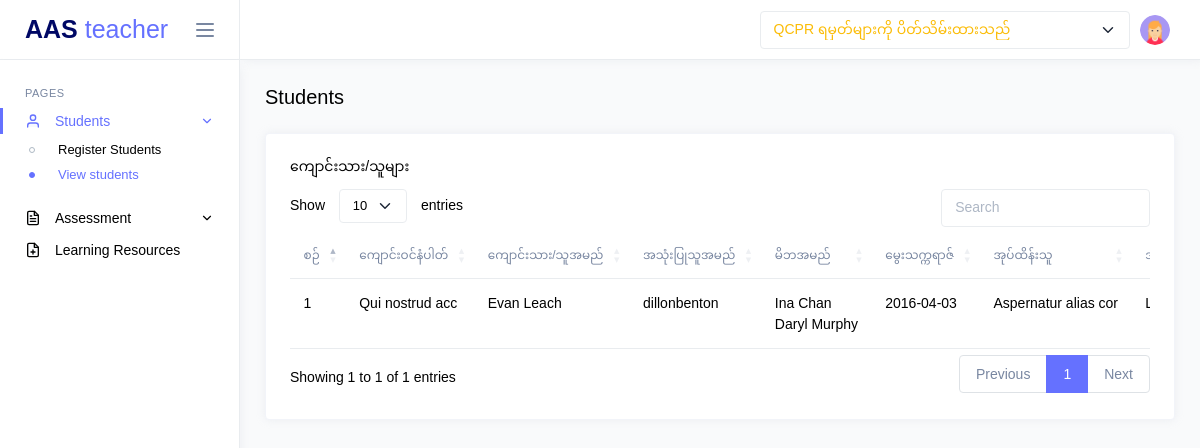
/teacher/view-students.php (signed in), run on the app's committed database.
### tables this page shows
CREATE TABLE `qcpr` (
  `id` int(11) NOT NULL,
  `class_id` int(11) NOT NULL,
  `teacher_id` int(11) NOT NULL,
  `status` int(11) NOT NULL DEFAULT 0,
  `created_at` datetime NOT NULL DEFAULT current_timestamp(),
  `updated_at` datetime NOT NULL DEFAULT current_timestamp()
);

CREATE TABLE `students` (
  `id` int(11) NOT NULL,
  `class_id` int(11) DEFAULT NULL,
  `enrollment_no` varchar(15) NOT NULL,
  `name_en` varchar(255) NOT NULL,
  `name_mm` varchar(255) NOT NULL,
  `username` varchar(255) DEFAULT NULL,
  `password` varchar(255) NOT NULL DEFAULT '123456',
  `password_status` int(11) NOT NULL DEFAULT 0,
  `dob` date NOT NULL,
  `father_name` varchar(255) NOT NULL,
  `mother_name` varchar(255) NOT NULL,
  `guardian` varchar(255) NOT NULL,
  `parent_job` varchar(255) NOT NULL,
  `phone` varchar(15) NOT NULL,
  `address` varchar(255) NOT NULL,
  `created_at` datetime NOT NULL DEFAULT current_timestamp()
);

### app/controllers/QcprController.php (called while the page is built, shortened)
<?php
class QcprController
{
    private $qcprModel;
    public function __construct()
    {
        $database = new MySQL();
        $db = $database->connect();
        $this->qcprModel = new QcprModel($db);
    }
    public function getAnnouncementStatus()
    {
        return $this->qcprModel->getAnnouncementStatus($_SESSION['class_id']);
    }
}

### app/models/QcprModel.php (called while the page is built, shortened)
<?php
class QcprModel
{
    private $db;
    private $table = 'qcpr';
    public function __construct($db)
    {
        $this->db = $db;
    }
    public function getAnnouncementStatus($class_id)
    {
        try {
            $query = "SELECT status FROM $this->table WHERE class_id = :class_id";
            $stmt = $this->db->prepare($query);
            $stmt->bindParam(':class_id', $class_id);
            $stmt->execute();
            return $stmt->fetchColumn();
        } catch (PDOException $e) {
            return false;
        }
    }
}

### core/helpers/Helper.php (called while the page is built, shortened)
<?php
class Helper
{
    public static function startSession()
    {
        if (session_status() === PHP_SESSION_NONE) {
            return session_start();
        }
        return true;
    }
}

### app/controllers/StudentController.php (called while the page is built, shortened)
<?php
class StudentController
{
    private $studentModel;
    public function __construct()
    {
        $database = new MySQL();
        $db = $database->connect();
        $this->studentModel = new StudentModel($db);
    }
    public function getStudentsByClassId($class_id)
    {
        return $this->studentModel->getStudentsByClassId($class_id);
    }
}

### app/models/StudentModel.php (called while the page is built, shortened)
<?php
class StudentModel
{
    private $db;
    private $table = 'students';
    public function __construct($db)
    {
        $this->db = $db;
    }
    public function getStudentsByClassId($class_id)
    {
        try {
            $query = "SELECT * FROM {$this->table} WHERE class_id = ?";
            $stmt = $this->db->prepare($query);
            $stmt->execute([$class_id]);
            return $stmt->fetchAll(PDO::FETCH_ASSOC);
        } catch (PDOException $e) {
            return $e->getMessage();
        }
    }
}

### public/teacher/view-students.php (the view, shortened to what this page needs)
<?php
include('../components/header.php');
$studentController = new StudentController();
$students = $studentController->getStudentsByClassId($_SESSION['class_id']);
?>
<body>
    <div class="main-wrapper">
        <?php
        include('../components/teacher_sidebar.php');
        include('../components/teacher_navbar.php');
        ?>
        <div class="page-content">
            <div class="d-flex justify-content-between align-items-center flex-wrap grid-margin">
                <div>
                    <h4 class="mb-3 mb-md-0">Students</h4>
                </div>
            </div>
            <div class="row">
                <div class="col-md-12 grid-margin stretch-card">
                    <div class="card">
                        <div class="card-body">
                            <h6 class="card-title">ကျောင်းသား/သူများ </h6>
                            <div class="table-responsive">
                                <table id="teachersTable" class="table ">
                                    <thead>
                                        <tr>
                                            <th>စဉ်</th>
                                            <th>ကျောင်းဝင်နံပါတ်</th>
                                            <th>ကျောင်းသား/သူအမည်</th>
                                            <th>အသုံးပြုသူအမည်</th>
                                            <th>မိဘအမည်</th>
                                            <th>မွေးသက္ကရာဇ်</th>
                                            <th>အုပ်ထိန်းသူ</th>
                                            <th>အုပ်ထိန်းသူ၏အလုပ်အကိုင်</th>
                                        </tr>
                                    </thead>
                                    <tbody>
                                        <?php $count = 1; ?>
                                        <?php foreach ($students as $student): ?>
                                            <tr>
                                                <td><?= $count ?></td>
                                                <td><?= htmlspecialchars($student['enrollment_no']) ?></td>
                                                <td><?= htmlspecialchars($student['name_mm']) ?></td>
                                                <td><?= htmlspecialchars($student['username']) ?></td>
                                                <td><?= htmlspecialchars($student['father_name']) ?> <br>
                                                    <?= htmlspecialchars($student['mother_name']) ?> </td>
                                                <td><?= htmlspecialchars($student['dob']) ?></td>
                                                <td><?= htmlspecialchars($student['parent_job']) ?></td>
                                                <td><?= htmlspecialchars($student['guardian']) ?></td>
                                            </tr>
                                            <?php $count++; ?>
                                        <?php endforeach ?>
                                    </tbody>
                                </table>
                            </div>
                        </div>
                    </div>
                </div>
            </div>
        </div>
    </div>
</body>

### public/components/teacher_navbar.php (shortened to what this page needs)
<?php
$announcement = new QcprController();
$status = $announcement->getAnnouncementStatus();
?>
<div class="page-wrapper">
    <nav class="navbar">
        <div class="navbar-content">
            <ul class="navbar-nav">
                <li class="nav-item">
                    <form action="" method="POST">
                        <select name="status" id="status" class="form-select <?= $status == 0 ? 'text-warning' : 'text-success' ?>" onchange="this.form.submit()">
                            <option value="0" <?= $status == 0 ? 'selected' : '' ?>> <?= $status == 0 ? 'QCPR ရမှတ်များကို ပိတ်သိမ်းထားသည်' : 'QCPR ရမှတ်များကို ပိတ်သိမ်းမည်' ?> </option>
                        </select>
                    </form>
                </li>
                <li class="nav-item dropdown">
                    <a class="nav-link dropdown-toggle" href="#" id="profileDropdown" role="button"
                        data-bs-toggle="dropdown" aria-haspopup="true" aria-expanded="false">
                        <img class="wd-30 ht-30 rounded-circle" src="../assets/images/faces/profile.png" alt="profile">
                    </a>
                </li>
            </ul>
        </div>
    </nav>

### data on the page
qcpr: status "QCPR ရမှတ်များကို ပိတ်သိမ်းထားသည်"
students: enrollment_no "Qui nostrud acc", name_mm "Evan Leach", username "dillonbenton", father_name "Ina Chan", mother_name "Daryl Murphy", dob "2016-04-03", parent_job "Aspernatur alias cor"
